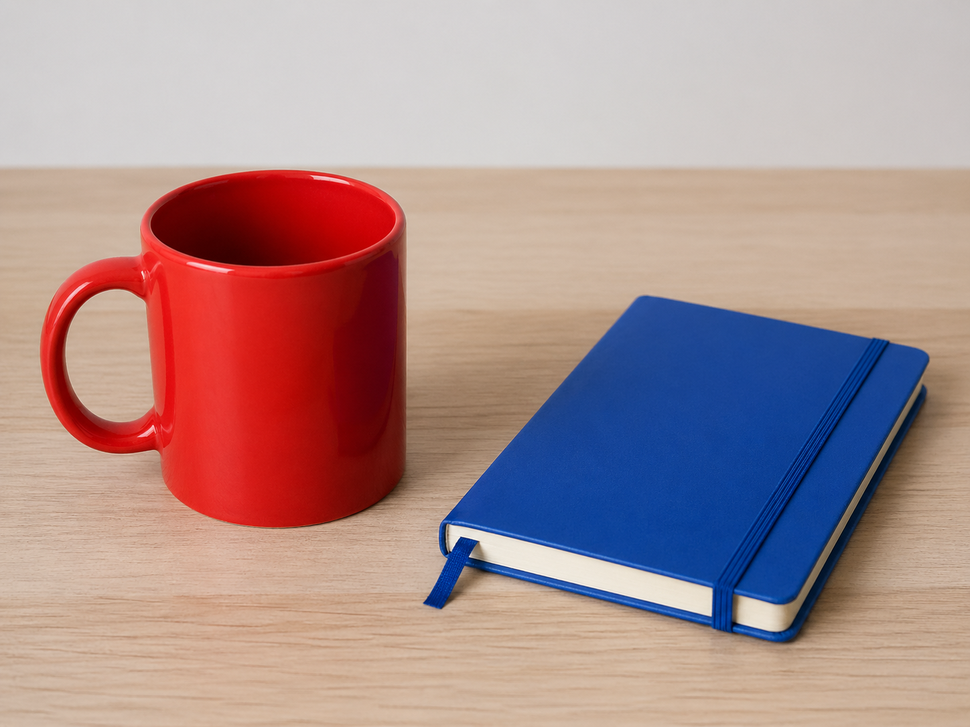
%> input picture 2025-2026/L10/test.png, 970 x 727 px, shrunk from 1448 x 1086 before the run
$ octave exemplu.m   (GNU Octave 9; MATLAB toolbox functions it lacks are replaced by stand-ins)
%> lines starting %> are read from the running program, lines starting %| are printed output that depends on the picture; in (x1, y1, x2, y2) boxes, pixels count from 0 and x2, y2 are one past the last pixel; in counts of white or black regions, pixels touching at a corner belong together; the program's own positions count from 1
img = imread('test.png');
%> img is the input picture: size 727x970x3 uint8; mean R, G, B 172.2, 144.4, 144.1
hsv = rgb2hsv(im2double(img));
%> hsv: size 727x970x3 double; mean H, S, V 0.201, 0.371, 0.744
H = hsv(:,:,1);
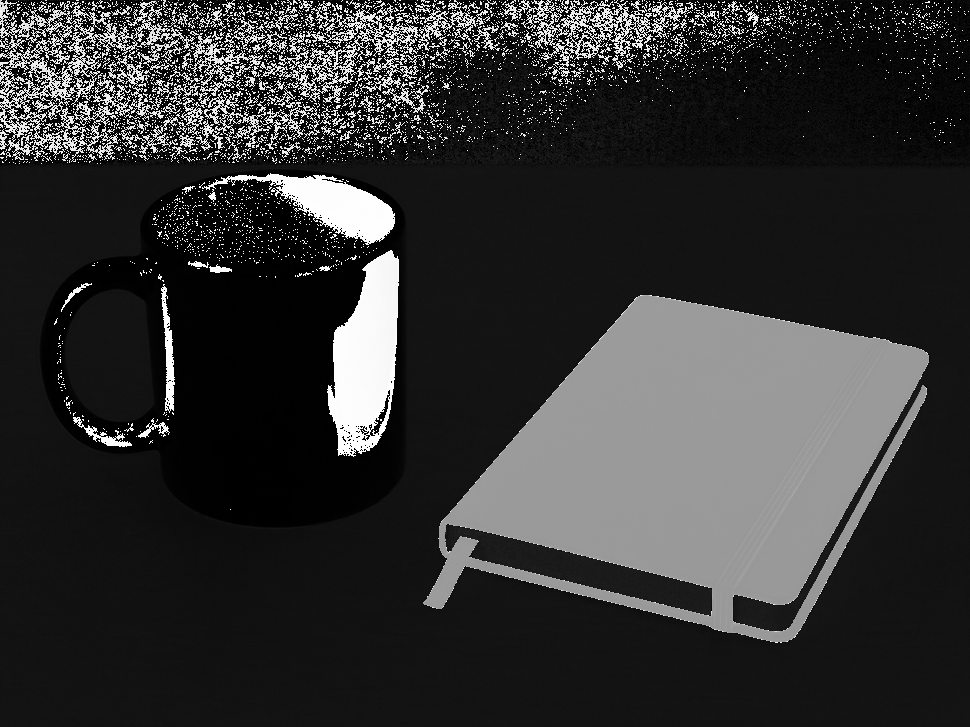
%> H: size 727x970 double; min 0, max 0.999, mean 0.201
S = hsv(:,:,2);
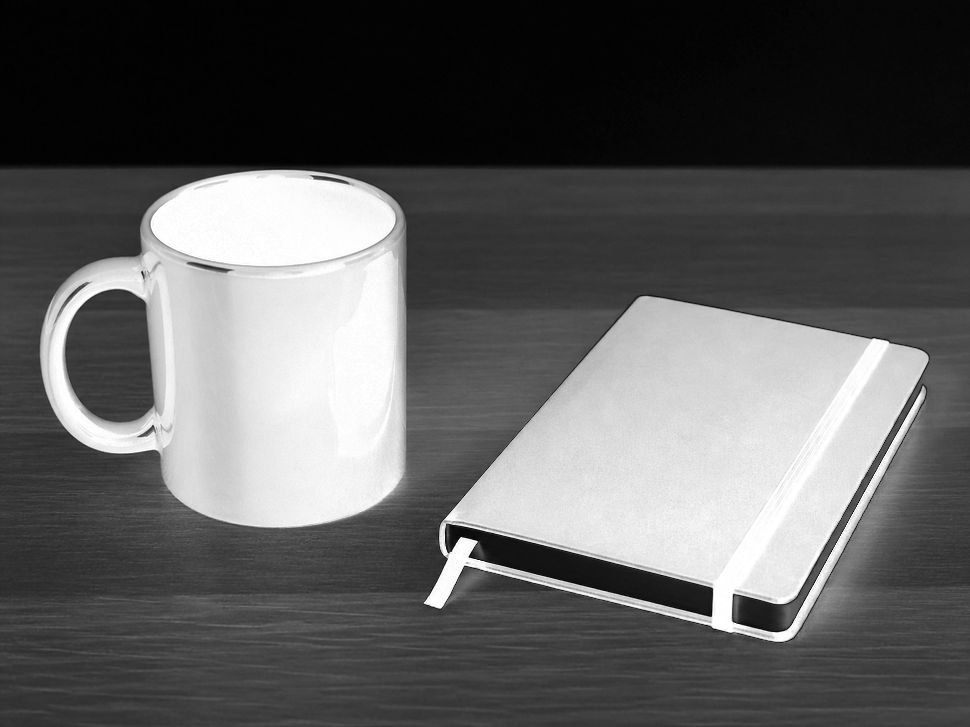
%> S: size 727x970 double; min 0, max 1, mean 0.371
V = hsv(:,:,3);
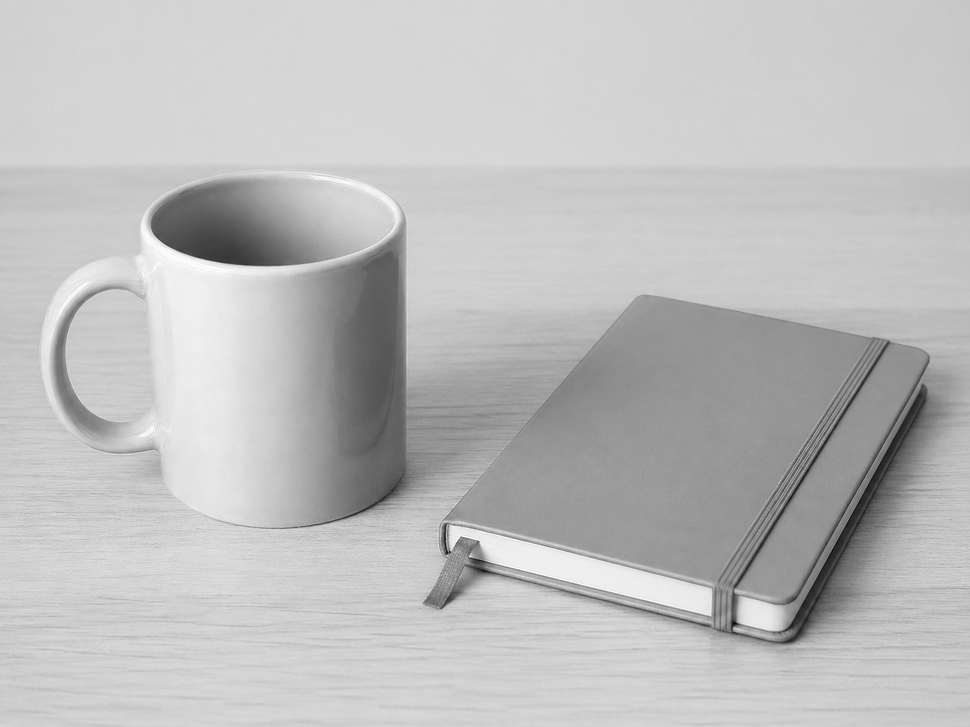
%> V: size 727x970 double; min 0.0314, max 1, mean 0.744
% Masca pentru rosu: H aproape de 0 sau 1, saturatie si luminozitate ridicate
mask_rosu = ((H < 0.03) | (H > 0.97)) & (S > 0.45) & (V > 0.30);
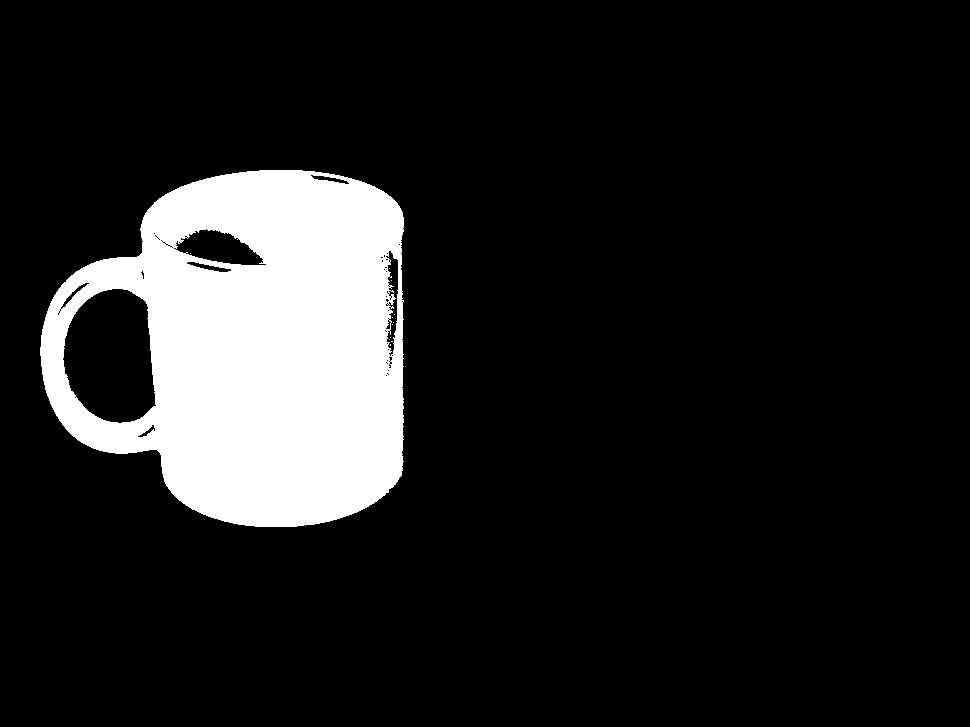
%> mask_rosu: size 727x970 logical; 12.7% white; 12 white regions (11 under 20 px), largest, box (x1, y1, x2, y2) and area: (40, 170, 404, 527) 89692

% Verifica daca exista pixeli rosii in imagine
if any(mask_rosu(:))
	fprintf('S-a detectat un obiect de culoare rosie.\n');
else
	fprintf('Nu s-a detectat niciun obiect de culoare rosie.\n');
end

% Vizualizare
figure;
subplot(1,2,1); imshow(img); title('Imagine originala');
subplot(1,2,2); imshow(mask_rosu); title('Masca rosu');

$ run again, with 2025-2026/L10/MM3.jpg saved as 2025-2026/L10/test.png
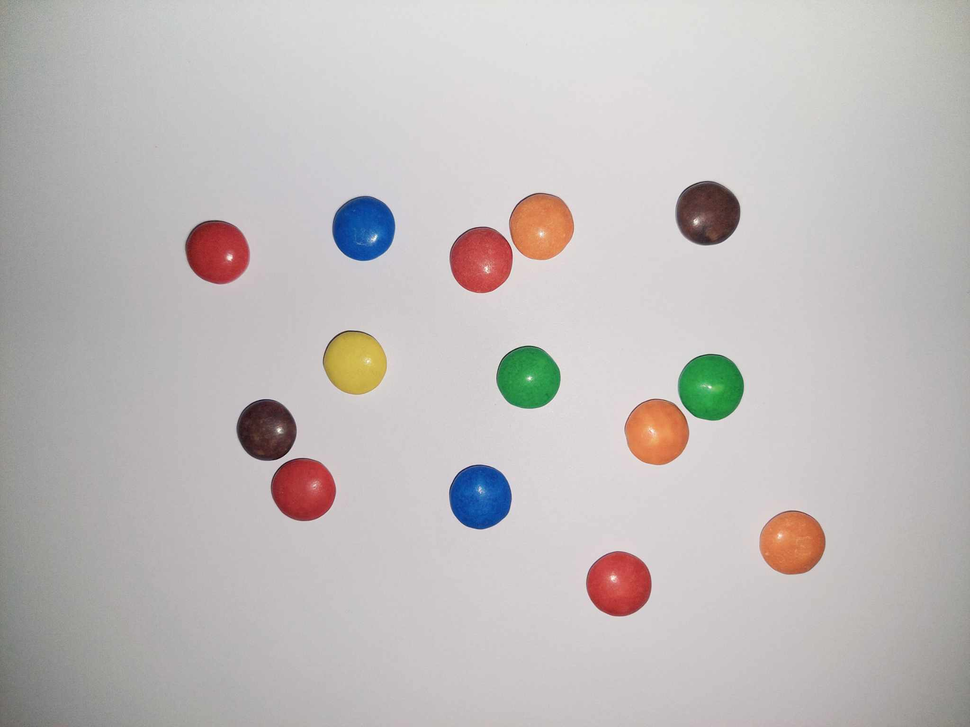
%> input picture 2025-2026/L10/MM3.jpg, 970 x 727 px, shrunk from 2048 x 1536 before the run
%> img is the input picture: size 727x970x3 uint8; mean R, G, B 192.4, 188, 187.2
%> hsv: size 727x970x3 double; mean H, S, V 0.552, 0.0548, 0.763
%> `H = hsv(:,:,1);`:
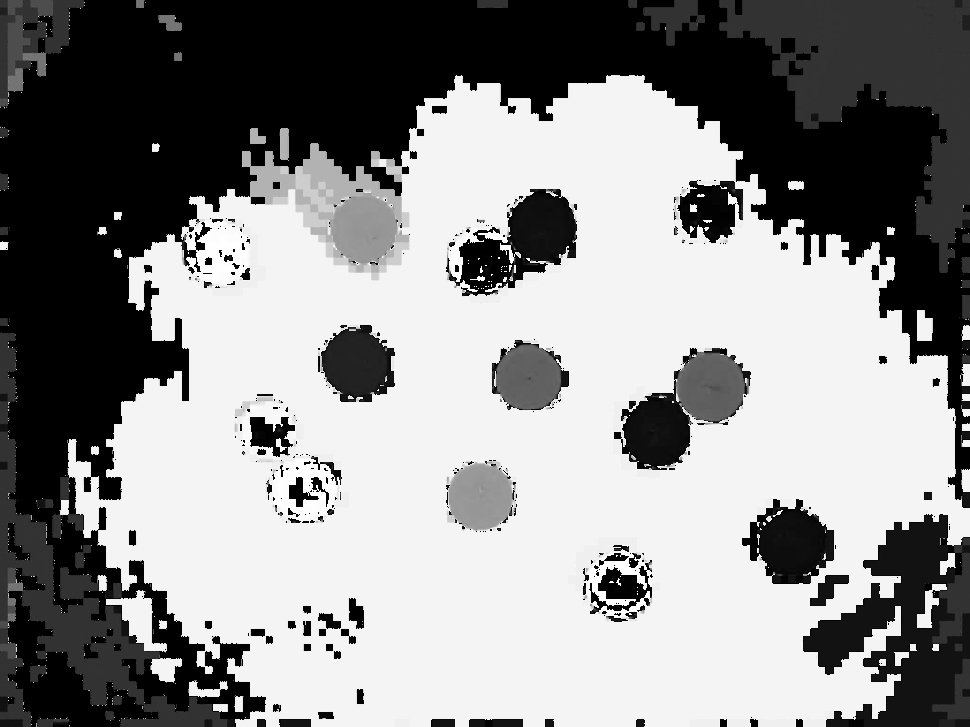
%> H: size 727x970 double; min 0, max 0.999, mean 0.552
%> `mask_rosu = ((H < 0.03) | (H > 0.97)) & (S > 0.45) & (V > 0.30);`:
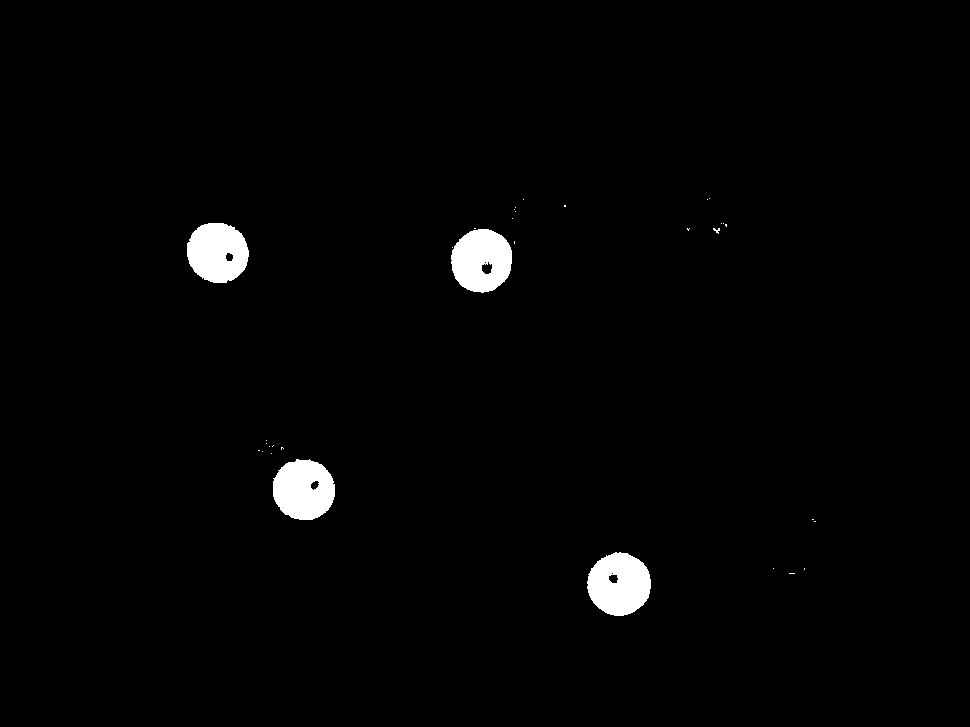
%> mask_rosu: size 727x970 logical; 1.7% white; 33 white regions (28 under 20 px), largest, box (x1, y1, x2, y2) and area: (587, 552, 651, 616) 3085, (451, 229, 512, 293) 2988, (273, 459, 335, 520) 2950, (187, 223, 249, 283) 2899, (713, 228, 720, 234) 21

$ run again, with 2025-2026/L10/MM4.jpg saved as 2025-2026/L10/test.png
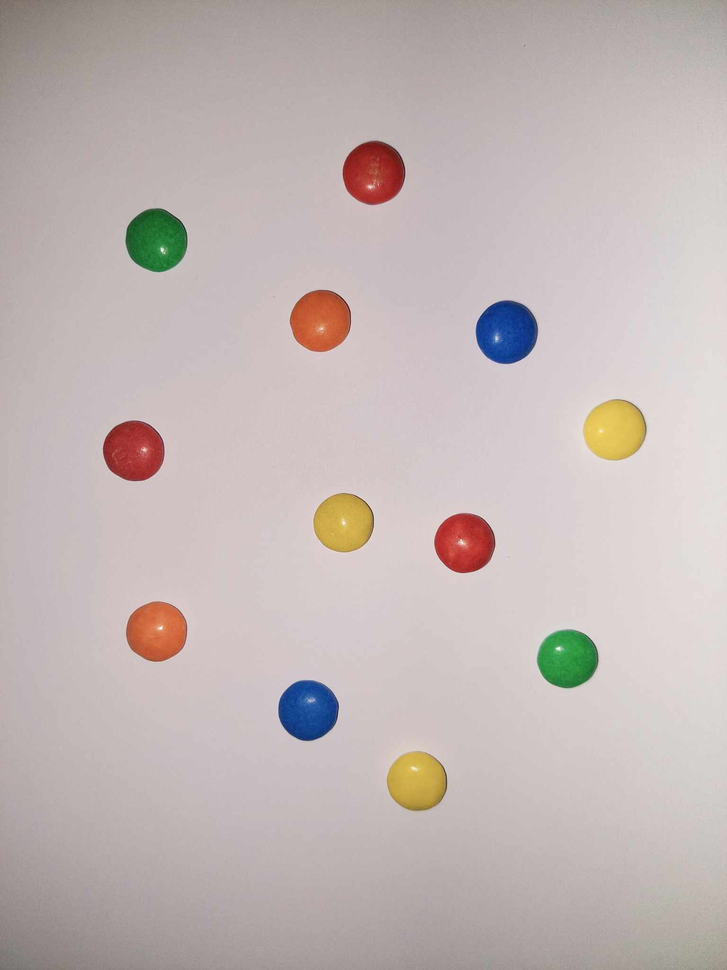
%> input picture 2025-2026/L10/MM4.jpg, 727 x 970 px, shrunk from 1536 x 2048 before the run
%> img is the input picture: size 970x727x3 uint8; mean R, G, B 194.2, 182.8, 181.2
%> hsv: size 970x727x3 double; mean H, S, V 0.222, 0.0894, 0.768
%> `H = hsv(:,:,1);`:
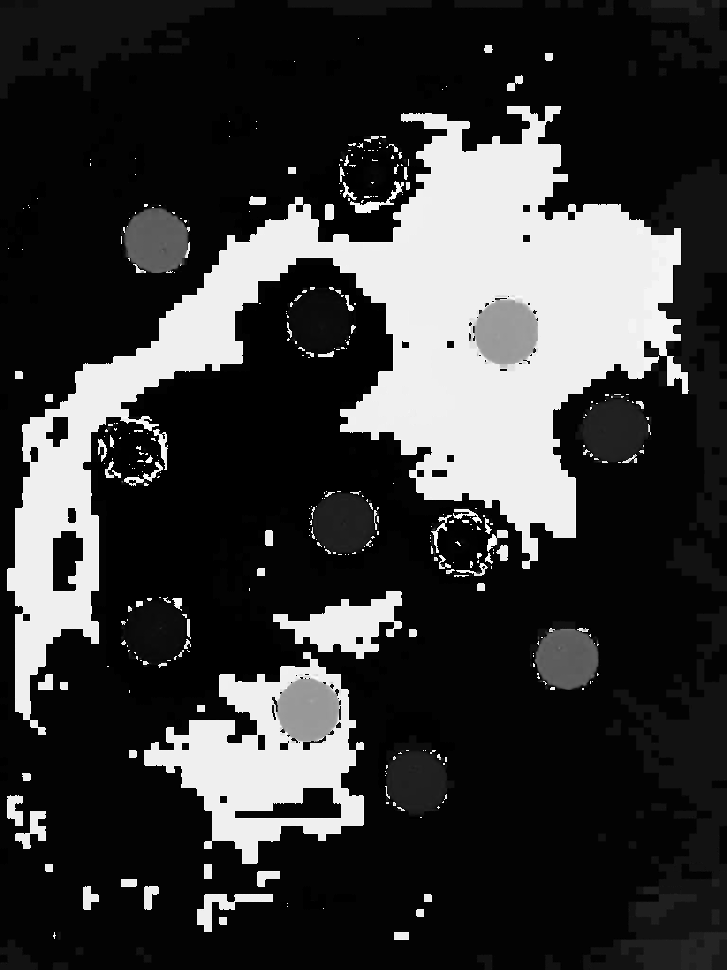
%> H: size 970x727 double; min 0, max 0.999, mean 0.222
%> `mask_rosu = ((H < 0.03) | (H > 0.97)) & (S > 0.45) & (V > 0.30);`:
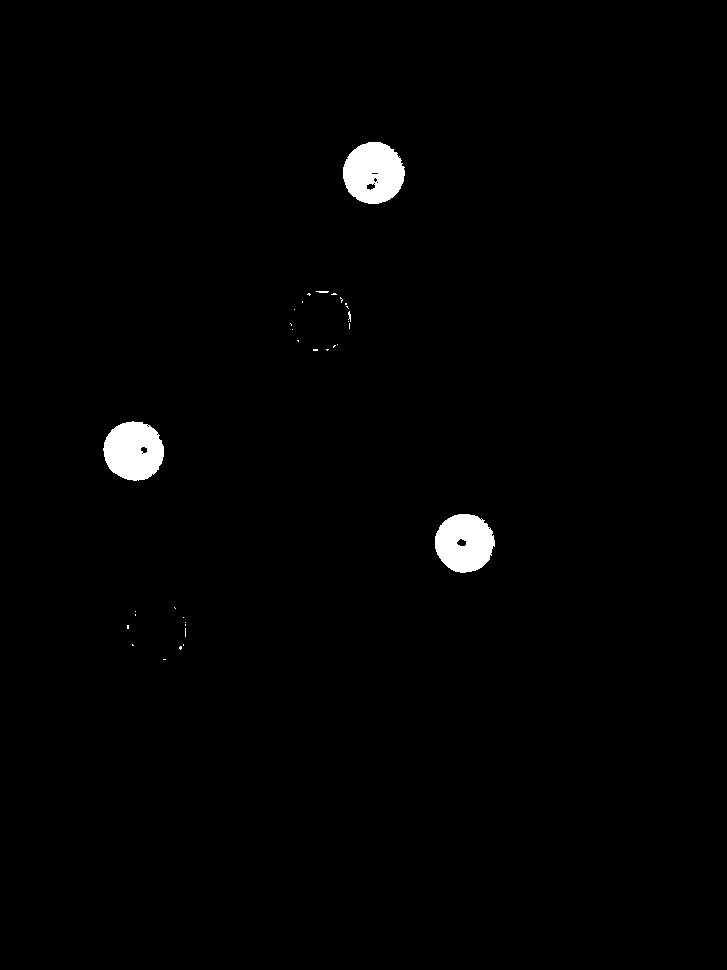
%> mask_rosu: size 970x727 logical; 1.2% white; 33 white regions (28 under 20 px), largest, box (x1, y1, x2, y2) and area: (343, 142, 405, 204) 2937, (103, 421, 164, 481) 2791, (435, 514, 495, 573) 2696, (316, 291, 329, 293) 22, (348, 311, 351, 322) 20
